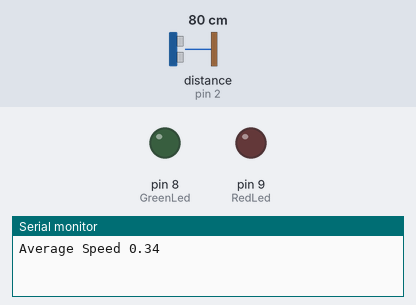
Bench run of a sketch on a simulated Arduino Uno, built with avr-gcc and run on an emulated ATmega328P. Shown: output pins drawn as LEDs (lit = HIGH), the last lines printed to the serial monitor. Wiring (inferred from the names in the program): ultrasonic range finder: trigger pin 3; echo pin 2. Inputs (shaded band) come from the test bench; at power-on: distance to the obstacle (sensor on pin 2) 80 cm. The echo pulse lasts 58.3 µs per cm; pins used as bus, display or sensor lines are not drawn.

Above: at 1.8 s.
1.9 s: distance to the obstacle (sensor on pin 2) set to 2 cm
At 2.9 s:
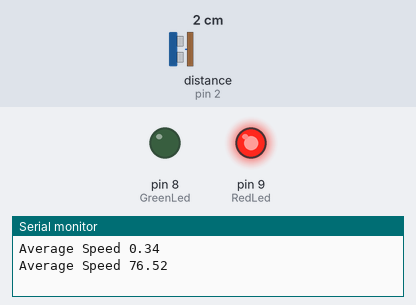
4.6 s: distance to the obstacle (sensor on pin 2) set to 4 cm
At 6.0 s:
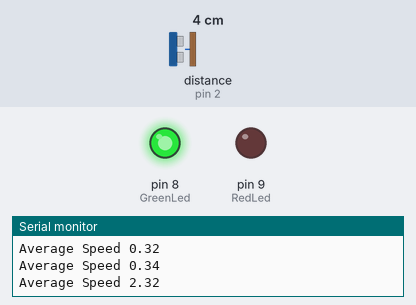
7.7 s: distance to the obstacle (sensor on pin 2) set to 7 cm
At 10.1 s:
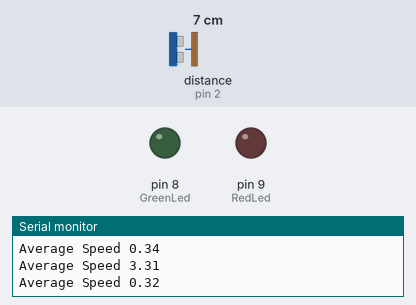
10.8 s: distance to the obstacle (sensor on pin 2) set to 10 cm
At 11.9 s:
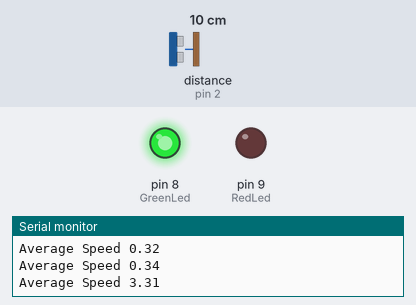
Timing chart, 0 to 14.1 s (numbered marks = the images above; inputs shaded):
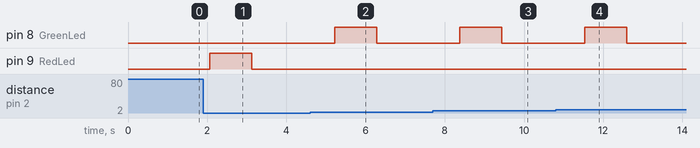

The sketch:

02-speedometer.ino
```cpp
//Tinkercad schematic: https://www.tinkercad.com/things/792Tm0POEWs-speedometer?sharecode=Ol5CNsAiPQbjv7315l4tP_4UKbRi6TPUIyTFXbKpn7A

#define RedLed 9
#define GreenLed 8
#define TrigPin 3
#define EchoPin 2

float position() {
  digitalWrite(TrigPin, LOW);
  delayMicroseconds(2);
  digitalWrite(TrigPin, HIGH);
  delayMicroseconds(10);
  digitalWrite(TrigPin, LOW);
  float duration = pulseIn(EchoPin, HIGH);
  return (duration * 0.034)/2;
}

void setup()
{
  Serial.begin(9600);
  pinMode(RedLed, OUTPUT);
  pinMode(GreenLed, OUTPUT);
  pinMode(TrigPin, OUTPUT);
  pinMode(EchoPin, INPUT);
}

void loop()
{
  float int_time = millis();
  float pos1 = position();
  delay(1000);
  float pos2 = position();
  float fin_time = millis();
  float total_time = (fin_time - int_time)/1000.0;
  float speed = abs(pos1-pos2)/total_time; // average speed
  Serial.print("Average Speed ");
  Serial.println(speed);
  if (pos1>0 && pos2>0) {
  	if (speed >25) { // speed limit of 25cm/s
    	digitalWrite(RedLed, HIGH);
    	digitalWrite(GreenLed, LOW);
  	}
  	else if (speed > 2.0) {
    	digitalWrite(RedLed, LOW);
    	digitalWrite(GreenLed, HIGH);
  	}
  	else {
    	digitalWrite(RedLed, LOW);
    	digitalWrite(GreenLed, LOW);
  	}
  }
  else {
    Serial.println("error");
  }
  delay(50);
}
```

Measured:
- the behaviour switches between 5 and 6 cm on distance to the obstacle (sensor on pin 2) (found by bisection; images 2 and 3)
- the behaviour switches between 8 and 9 cm on distance to the obstacle (sensor on pin 2) (found by bisection; images 3 and 4)
- after the input at 1.9 s, pin 9 (RedLed): LOW → HIGH after 0.17 s, → LOW 1.1 s later
- after the input at 4.6 s, pin 8 (GreenLed): LOW → HIGH after 0.62 s, → LOW 1.1 s later
- after the input at 7.7 s, pin 8 (GreenLed): LOW → HIGH after 0.68 s, → LOW 1.1 s later
- after the input at 10.8 s, pin 8 (GreenLed): LOW → HIGH after 0.74 s, → LOW 1.1 s later
